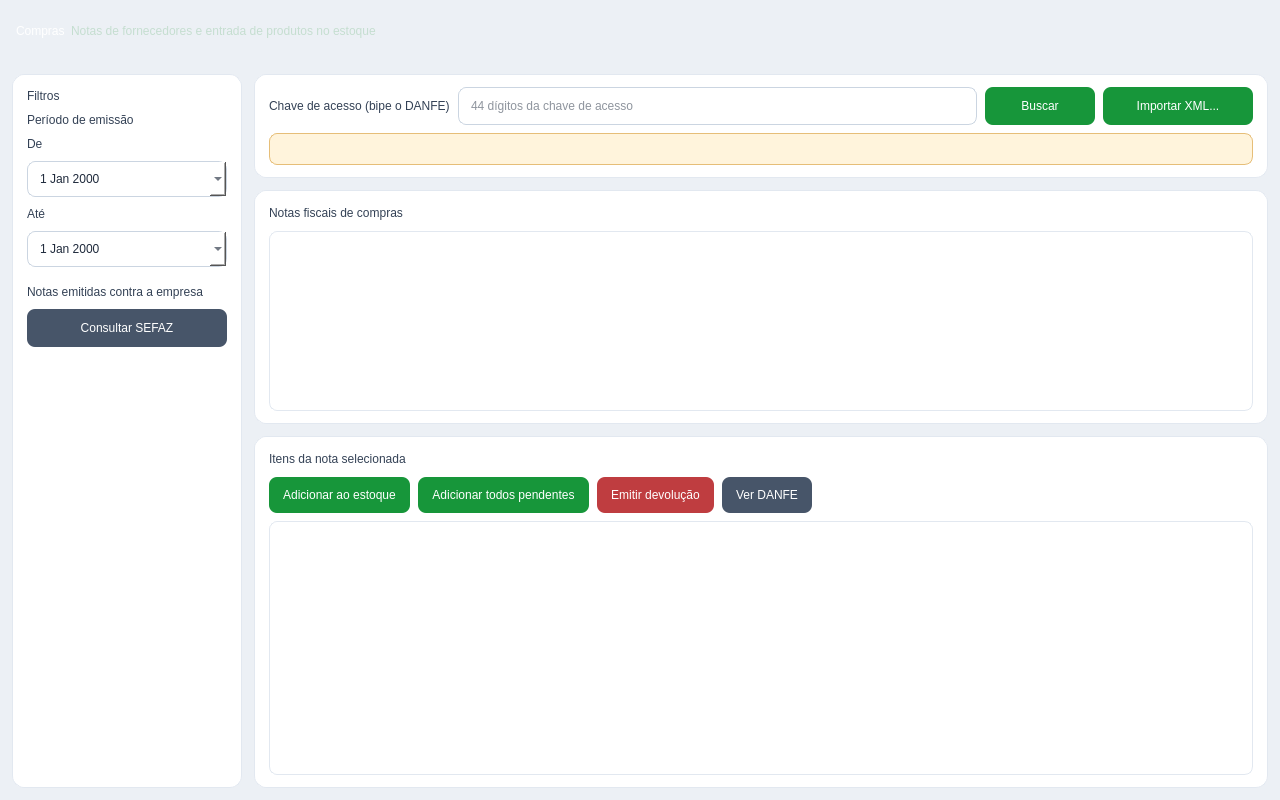
<?xml version="1.0" encoding="UTF-8"?>
<ui version="4.0">
 <class>Entradas</class>
 <widget class="QWidget" name="Entradas">
  <property name="geometry">
   <rect>
    <x>0</x>
    <y>0</y>
    <width>1280</width>
    <height>800</height>
   </rect>
  </property>
  <property name="minimumSize">
   <size>
    <width>1000</width>
    <height>640</height>
   </size>
  </property>
  <property name="windowTitle">
   <string>Compras</string>
  </property>
  <property name="styleSheet">
   <string notr="true">
#Entradas {
  background-color: rgb(236, 240, 245);
}
QPushButton {
  background-color: rgb(23, 150, 58);
  color: rgb(255, 255, 255);
  font: 600 10pt &quot;Segoe UI&quot;;
  border-radius: 8px;
  padding: 0 14px;
}
QPushButton:hover {
  background-color: rgb(16, 122, 46);
}
QPushButton:pressed {
  background-color: rgb(143, 217, 163);
}
QPushButton:disabled {
  background-color: rgb(190, 200, 212);
  color: rgb(245, 247, 250);
}
QPushButton#Btn_Devolucao {
  background-color: rgb(191, 61, 64);
}
QPushButton#Btn_Devolucao:hover {
  background-color: rgb(160, 40, 44);
}
QPushButton#Btn_Devolucao:disabled {
  background-color: rgb(190, 200, 212);
}
QPushButton#Btn_VerDanfe, QPushButton#Btn_ConsultarDF {
  background-color: rgb(71, 85, 105);
}
QPushButton#Btn_VerDanfe:hover, QPushButton#Btn_ConsultarDF:hover {
  background-color: rgb(51, 65, 85);
}
QPushButton#Btn_VerDanfe:disabled {
  background-color: rgb(190, 200, 212);
}
QFrame#frame_Filtros, QFrame#frame_Chave, QFrame#frame_Notas, QFrame#frame_Itens {
  background-color: white;
  border: 1px solid #e2e8f0;
  border-radius: 12px;
}
QFrame#frame_Filtros QLabel, QFrame#frame_Chave QLabel, QFrame#frame_Notas QLabel, QFrame#frame_Itens QLabel {
  background-color: transparent;
  border: none;
  color: rgb(51, 65, 85);
  font: 10pt &quot;Segoe UI&quot;;
}
QLabel#Lbl_TituloFiltros, QLabel#Lbl_Chave, QLabel#label, QLabel#label_2 {
  font: 700 11pt &quot;Ubuntu&quot;;
  color: rgb(30, 41, 59);
}
QLabel#Lbl_ResumoItens, QLabel#Lbl_QtdNotas {
  color: rgb(100, 116, 139);
  font: 600 10pt &quot;Segoe UI&quot;;
}
QLineEdit, QDateEdit {
  background-color: white;
  border: 1px solid #cbd5e1;
  border-radius: 8px;
  padding: 0 10px;
  font: 11pt &quot;Segoe UI&quot;;
  color: rgb(30, 41, 59);
}
QLineEdit:focus, QDateEdit:focus {
  border: 2px solid rgb(23, 150, 58);
}
QTableView {
  background-color: #ffffff;
  alternate-background-color: #f1f5f9;
  border: 1px solid #e2e8f0;
  border-radius: 8px;
  gridline-color: #e2e8f0;
  selection-background-color: rgb(23, 150, 58);
  selection-color: #ffffff;
  font: 10pt &quot;Segoe UI&quot;;
  outline: none;
}
QTableView::item {
  padding: 4px 6px;
}
QHeaderView::section {
  background-color: #f1f5f9;
  color: #475569;
  font: 700 9pt &quot;Ubuntu&quot;;
  border: none;
  border-bottom: 2px solid #e2e8f0;
  border-right: 1px solid #e2e8f0;
  padding: 8px 10px;
}
QHeaderView::section:last {
  border-right: none;
}
QScrollBar:vertical {
  background: #f1f5f9;
  width: 8px;
  border-radius: 4px;
}
QScrollBar::handle:vertical {
  background: #cbd5e1;
  border-radius: 4px;
  min-height: 20px;
}
QScrollBar::add-line:vertical, QScrollBar::sub-line:vertical {
  height: 0px;
}
   </string>
  </property>
  <layout class="QVBoxLayout" name="rootLayout">
   <property name="spacing">
    <number>0</number>
   </property>
   <property name="leftMargin">
    <number>0</number>
   </property>
   <property name="topMargin">
    <number>0</number>
   </property>
   <property name="rightMargin">
    <number>0</number>
   </property>
   <property name="bottomMargin">
    <number>0</number>
   </property>
   <item>
    <widget class="QFrame" name="frameHeaderBar">
     <property name="minimumSize">
      <size>
       <width>0</width>
       <height>62</height>
      </size>
     </property>
     <property name="maximumSize">
      <size>
       <width>16777215</width>
       <height>62</height>
      </size>
     </property>
     <property name="styleSheet">
      <string notr="true">
QFrame {
  background-color: qlineargradient(spread:pad, x1:0, y1:0, x2:0, y2:1,
    stop:0 rgb(29, 56, 74), stop:1 rgb(20, 45, 69));
  border-bottom: 2px solid rgb(23, 150, 58);
}
QLabel {
  color: rgb(197, 222, 208);
  background-color: transparent;
  border: none;
}
      </string>
     </property>
     <property name="frameShape">
      <enum>QFrame::Shape::NoFrame</enum>
     </property>
     <layout class="QHBoxLayout" name="headerLayout">
      <property name="leftMargin">
       <number>16</number>
      </property>
      <property name="rightMargin">
       <number>16</number>
      </property>
      <item>
       <widget class="QLabel" name="label_3">
        <property name="styleSheet">
         <string notr="true">font: 700 14pt &quot;Ubuntu&quot;; color: white;</string>
        </property>
        <property name="text">
         <string>Compras</string>
        </property>
       </widget>
      </item>
      <item>
       <widget class="QLabel" name="Lbl_SubtituloHeader">
        <property name="styleSheet">
         <string notr="true">font: 10pt &quot;Segoe UI&quot;;</string>
        </property>
        <property name="text">
         <string>Notas de fornecedores e entrada de produtos no estoque</string>
        </property>
       </widget>
      </item>
      <item>
       <spacer name="headerSpacer">
        <property name="orientation">
         <enum>Qt::Orientation::Horizontal</enum>
        </property>
        <property name="sizeHint" stdset="0">
         <size>
          <width>40</width>
          <height>20</height>
         </size>
        </property>
       </spacer>
      </item>
     </layout>
    </widget>
   </item>
   <item>
    <layout class="QHBoxLayout" name="contentLayout">
     <property name="spacing">
      <number>12</number>
     </property>
     <property name="leftMargin">
      <number>12</number>
     </property>
     <property name="topMargin">
      <number>12</number>
     </property>
     <property name="rightMargin">
      <number>12</number>
     </property>
     <property name="bottomMargin">
      <number>12</number>
     </property>
     <item>
      <widget class="QFrame" name="frame_Filtros">
       <property name="sizePolicy">
        <sizepolicy hsizetype="Fixed" vsizetype="Preferred">
         <horstretch>0</horstretch>
         <verstretch>0</verstretch>
        </sizepolicy>
       </property>
       <property name="minimumSize">
        <size>
         <width>230</width>
         <height>0</height>
        </size>
       </property>
       <property name="maximumSize">
        <size>
         <width>230</width>
         <height>16777215</height>
        </size>
       </property>
       <layout class="QVBoxLayout" name="vl_filtros">
        <property name="spacing">
         <number>10</number>
        </property>
        <property name="leftMargin">
         <number>14</number>
        </property>
        <property name="topMargin">
         <number>14</number>
        </property>
        <property name="rightMargin">
         <number>14</number>
        </property>
        <property name="bottomMargin">
         <number>14</number>
        </property>
        <item>
         <widget class="QLabel" name="Lbl_TituloFiltros">
          <property name="text">
           <string>Filtros</string>
          </property>
         </widget>
        </item>
        <item>
         <widget class="QLabel" name="label_8">
          <property name="text">
           <string>Período de emissão</string>
          </property>
         </widget>
        </item>
        <item>
         <widget class="QLabel" name="label_6">
          <property name="text">
           <string>De</string>
          </property>
         </widget>
        </item>
        <item>
         <widget class="QDateEdit" name="DateEdt_De">
          <property name="minimumSize">
           <size>
            <width>0</width>
            <height>36</height>
           </size>
          </property>
          <property name="calendarPopup">
           <bool>true</bool>
          </property>
         </widget>
        </item>
        <item>
         <widget class="QLabel" name="label_7">
          <property name="text">
           <string>Até</string>
          </property>
         </widget>
        </item>
        <item>
         <widget class="QDateEdit" name="DateEdt_Ate">
          <property name="minimumSize">
           <size>
            <width>0</width>
            <height>36</height>
           </size>
          </property>
          <property name="calendarPopup">
           <bool>true</bool>
          </property>
         </widget>
        </item>
        <item>
         <spacer name="filtroSep">
          <property name="orientation">
           <enum>Qt::Orientation::Vertical</enum>
          </property>
          <property name="sizeType">
           <enum>QSizePolicy::Policy::Fixed</enum>
          </property>
          <property name="sizeHint" stdset="0">
           <size>
            <width>20</width>
            <height>8</height>
           </size>
          </property>
         </spacer>
        </item>
        <item>
         <widget class="QLabel" name="Lbl_SefazTitulo">
          <property name="text">
           <string>Notas emitidas contra a empresa</string>
          </property>
          <property name="wordWrap">
           <bool>true</bool>
          </property>
         </widget>
        </item>
        <item>
         <widget class="QPushButton" name="Btn_ConsultarDF">
          <property name="minimumSize">
           <size>
            <width>0</width>
            <height>38</height>
           </size>
          </property>
          <property name="toolTip">
           <string>Consulta na SEFAZ as notas emitidas para o CNPJ da empresa (exige certificado A1).</string>
          </property>
          <property name="text">
           <string>Consultar SEFAZ</string>
          </property>
          <property name="icon">
           <iconset resource="../Imagens/recursosImg.qrc">
            <normaloff>:/QEstoqueLOja/restart.svg</normaloff>:/QEstoqueLOja/restart.svg</iconset>
          </property>
          <property name="iconSize">
           <size>
            <width>18</width>
            <height>18</height>
           </size>
          </property>
         </widget>
        </item>
        <item>
         <spacer name="filterSpacer">
          <property name="orientation">
           <enum>Qt::Orientation::Vertical</enum>
          </property>
          <property name="sizeHint" stdset="0">
           <size>
            <width>20</width>
            <height>40</height>
           </size>
          </property>
         </spacer>
        </item>
       </layout>
      </widget>
     </item>
     <item>
      <layout class="QVBoxLayout" name="tablesLayout">
       <property name="spacing">
        <number>12</number>
       </property>
       <item>
        <widget class="QFrame" name="frame_Chave">
         <layout class="QVBoxLayout" name="vl_chave">
          <property name="spacing">
           <number>8</number>
          </property>
          <property name="leftMargin">
           <number>14</number>
          </property>
          <property name="topMargin">
           <number>12</number>
          </property>
          <property name="rightMargin">
           <number>14</number>
          </property>
          <property name="bottomMargin">
           <number>12</number>
          </property>
          <item>
           <layout class="QHBoxLayout" name="chaveLayout">
            <property name="spacing">
             <number>8</number>
            </property>
            <item>
             <widget class="QLabel" name="Lbl_Chave">
              <property name="text">
               <string>Chave de acesso (bipe o DANFE)</string>
              </property>
             </widget>
            </item>
            <item>
             <widget class="QLineEdit" name="Ledit_ChaveAcesso">
              <property name="minimumSize">
               <size>
                <width>0</width>
                <height>38</height>
               </size>
              </property>
              <property name="placeholderText">
               <string>44 dígitos da chave de acesso</string>
              </property>
              <property name="clearButtonEnabled">
               <bool>true</bool>
              </property>
             </widget>
            </item>
            <item>
             <widget class="QPushButton" name="Btn_BuscarChave">
              <property name="minimumSize">
               <size>
                <width>110</width>
                <height>38</height>
               </size>
              </property>
              <property name="text">
               <string>Buscar</string>
              </property>
              <property name="icon">
               <iconset resource="../Imagens/recursosImg.qrc">
                <normaloff>:/QEstoqueLOja/edit-find.svg</normaloff>:/QEstoqueLOja/edit-find.svg</iconset>
              </property>
              <property name="iconSize">
               <size>
                <width>18</width>
                <height>18</height>
               </size>
              </property>
              <property name="autoDefault">
               <bool>false</bool>
              </property>
             </widget>
            </item>
            <item>
             <widget class="QPushButton" name="Btn_ImportarXml">
              <property name="minimumSize">
               <size>
                <width>150</width>
                <height>38</height>
               </size>
              </property>
              <property name="toolTip">
               <string>Lança a nota a partir do XML enviado pelo fornecedor. Não precisa de certificado.</string>
              </property>
              <property name="text">
               <string>Importar XML...</string>
              </property>
              <property name="icon">
               <iconset resource="../Imagens/recursosImg.qrc">
                <normaloff>:/QEstoqueLOja/story-editor.svg</normaloff>:/QEstoqueLOja/story-editor.svg</iconset>
              </property>
              <property name="iconSize">
               <size>
                <width>18</width>
                <height>18</height>
               </size>
              </property>
              <property name="autoDefault">
               <bool>false</bool>
              </property>
             </widget>
            </item>
           </layout>
          </item>
          <item>
           <widget class="QLabel" name="Lbl_StatusChave">
            <property name="visible">
             <bool>false</bool>
            </property>
            <property name="styleSheet">
             <string notr="true">color: rgb(120, 60, 0); background-color: rgb(255, 244, 220); border: 1px solid rgb(230, 190, 120); border-radius: 8px; padding: 8px 10px; font: 10pt &quot;Segoe UI&quot;;</string>
            </property>
            <property name="text">
             <string/>
            </property>
            <property name="wordWrap">
             <bool>true</bool>
            </property>
           </widget>
          </item>
         </layout>
        </widget>
       </item>
       <item>
        <widget class="QFrame" name="frame_Notas">
         <property name="sizePolicy">
          <sizepolicy hsizetype="Expanding" vsizetype="Expanding">
           <horstretch>0</horstretch>
           <verstretch>2</verstretch>
          </sizepolicy>
         </property>
         <layout class="QVBoxLayout" name="vl_notas">
          <property name="spacing">
           <number>8</number>
          </property>
          <property name="leftMargin">
           <number>14</number>
          </property>
          <property name="topMargin">
           <number>12</number>
          </property>
          <property name="rightMargin">
           <number>14</number>
          </property>
          <property name="bottomMargin">
           <number>12</number>
          </property>
          <item>
           <layout class="QHBoxLayout" name="hl_notas_header">
            <item>
             <widget class="QLabel" name="label">
              <property name="text">
               <string>Notas fiscais de compras</string>
              </property>
             </widget>
            </item>
            <item>
             <spacer name="notasSpacer">
              <property name="orientation">
               <enum>Qt::Orientation::Horizontal</enum>
              </property>
              <property name="sizeHint" stdset="0">
               <size>
                <width>40</width>
                <height>20</height>
               </size>
              </property>
             </spacer>
            </item>
            <item>
             <widget class="QLabel" name="Lbl_QtdNotas">
              <property name="text">
               <string/>
              </property>
             </widget>
            </item>
           </layout>
          </item>
          <item>
           <widget class="QTableView" name="Tview_Entradas">
            <property name="sizePolicy">
             <sizepolicy hsizetype="Expanding" vsizetype="Expanding">
              <horstretch>0</horstretch>
              <verstretch>0</verstretch>
             </sizepolicy>
            </property>
            <property name="alternatingRowColors">
             <bool>true</bool>
            </property>
            <property name="selectionMode">
             <enum>QAbstractItemView::SelectionMode::SingleSelection</enum>
            </property>
            <property name="selectionBehavior">
             <enum>QAbstractItemView::SelectionBehavior::SelectRows</enum>
            </property>
            <property name="showGrid">
             <bool>false</bool>
            </property>
            <attribute name="verticalHeaderVisible">
             <bool>false</bool>
            </attribute>
           </widget>
          </item>
         </layout>
        </widget>
       </item>
       <item>
        <widget class="QFrame" name="frame_Itens">
         <property name="sizePolicy">
          <sizepolicy hsizetype="Expanding" vsizetype="Expanding">
           <horstretch>0</horstretch>
           <verstretch>3</verstretch>
          </sizepolicy>
         </property>
         <layout class="QVBoxLayout" name="vl_itens">
          <property name="spacing">
           <number>8</number>
          </property>
          <property name="leftMargin">
           <number>14</number>
          </property>
          <property name="topMargin">
           <number>12</number>
          </property>
          <property name="rightMargin">
           <number>14</number>
          </property>
          <property name="bottomMargin">
           <number>12</number>
          </property>
          <item>
           <layout class="QHBoxLayout" name="hl_itens_header">
            <property name="spacing">
             <number>8</number>
            </property>
            <item>
             <widget class="QLabel" name="label_2">
              <property name="text">
               <string>Itens da nota selecionada</string>
              </property>
             </widget>
            </item>
            <item>
             <widget class="QLabel" name="Lbl_ResumoItens">
              <property name="text">
               <string/>
              </property>
             </widget>
            </item>
            <item>
             <spacer name="itensSpacer">
              <property name="orientation">
               <enum>Qt::Orientation::Horizontal</enum>
              </property>
              <property name="sizeHint" stdset="0">
               <size>
                <width>40</width>
                <height>20</height>
               </size>
              </property>
             </spacer>
            </item>
           </layout>
          </item>
          <item>
           <layout class="QHBoxLayout" name="hl_itens_acoes">
            <property name="spacing">
             <number>8</number>
            </property>
            <item>
             <widget class="QPushButton" name="Btn_AdicionarEstoque">
              <property name="minimumSize">
               <size>
                <width>0</width>
                <height>36</height>
               </size>
              </property>
              <property name="toolTip">
               <string>Lança o item selecionado no estoque conferindo o código de barras.</string>
              </property>
              <property name="text">
               <string>Adicionar ao estoque</string>
              </property>
              <property name="icon">
               <iconset resource="../Imagens/recursosImg.qrc">
                <normaloff>:/QEstoqueLOja/add-product.svg</normaloff>:/QEstoqueLOja/add-product.svg</iconset>
              </property>
              <property name="iconSize">
               <size>
                <width>18</width>
                <height>18</height>
               </size>
              </property>
             </widget>
            </item>
            <item>
             <widget class="QPushButton" name="Btn_AdicionarTodos">
              <property name="minimumSize">
               <size>
                <width>0</width>
                <height>36</height>
               </size>
              </property>
              <property name="toolTip">
               <string>Lança de uma vez todos os itens desta nota que ainda não estão no estoque.</string>
              </property>
              <property name="text">
               <string>Adicionar todos pendentes</string>
              </property>
              <property name="icon">
               <iconset resource="../Imagens/recursosImg.qrc">
                <normaloff>:/QEstoqueLOja/vcs-added.svg</normaloff>:/QEstoqueLOja/vcs-added.svg</iconset>
              </property>
              <property name="iconSize">
               <size>
                <width>18</width>
                <height>18</height>
               </size>
              </property>
             </widget>
            </item>
            <item>
             <widget class="QPushButton" name="Btn_Devolucao">
              <property name="minimumSize">
               <size>
                <width>0</width>
                <height>36</height>
               </size>
              </property>
              <property name="toolTip">
               <string>Emite a NF-e de devolução dos itens selecionados.</string>
              </property>
              <property name="text">
               <string>Emitir devolução</string>
              </property>
              <property name="icon">
               <iconset resource="../Imagens/recursosImg.qrc">
                <normaloff>:/QEstoqueLOja/amarok-cart-remove.svg</normaloff>:/QEstoqueLOja/amarok-cart-remove.svg</iconset>
              </property>
              <property name="iconSize">
               <size>
                <width>18</width>
                <height>18</height>
               </size>
              </property>
             </widget>
            </item>
            <item>
             <widget class="QPushButton" name="Btn_VerDanfe">
              <property name="minimumSize">
               <size>
                <width>0</width>
                <height>36</height>
               </size>
              </property>
              <property name="toolTip">
               <string>Abre o DANFE da nota selecionada.</string>
              </property>
              <property name="text">
               <string>Ver DANFE</string>
              </property>
              <property name="icon">
               <iconset resource="../Imagens/recursosImg.qrc">
                <normaloff>:/QEstoqueLOja/document-print.svg</normaloff>:/QEstoqueLOja/document-print.svg</iconset>
              </property>
              <property name="iconSize">
               <size>
                <width>18</width>
                <height>18</height>
               </size>
              </property>
             </widget>
            </item>
            <item>
             <spacer name="acoesSpacer">
              <property name="orientation">
               <enum>Qt::Orientation::Horizontal</enum>
              </property>
              <property name="sizeHint" stdset="0">
               <size>
                <width>40</width>
                <height>20</height>
               </size>
              </property>
             </spacer>
            </item>
           </layout>
          </item>
          <item>
           <widget class="QTableView" name="Tview_ProdutosNota">
            <property name="sizePolicy">
             <sizepolicy hsizetype="Expanding" vsizetype="Expanding">
              <horstretch>0</horstretch>
              <verstretch>0</verstretch>
             </sizepolicy>
            </property>
            <property name="contextMenuPolicy">
             <enum>Qt::ContextMenuPolicy::CustomContextMenu</enum>
            </property>
            <property name="alternatingRowColors">
             <bool>true</bool>
            </property>
            <property name="selectionMode">
             <enum>QAbstractItemView::SelectionMode::ExtendedSelection</enum>
            </property>
            <property name="selectionBehavior">
             <enum>QAbstractItemView::SelectionBehavior::SelectRows</enum>
            </property>
            <property name="showGrid">
             <bool>false</bool>
            </property>
            <attribute name="verticalHeaderVisible">
             <bool>false</bool>
            </attribute>
           </widget>
          </item>
         </layout>
        </widget>
       </item>
      </layout>
     </item>
    </layout>
   </item>
  </layout>
 </widget>
 <resources>
  <include location="../Imagens/recursosImg.qrc"/>
 </resources>
 <connections/>
</ui>
